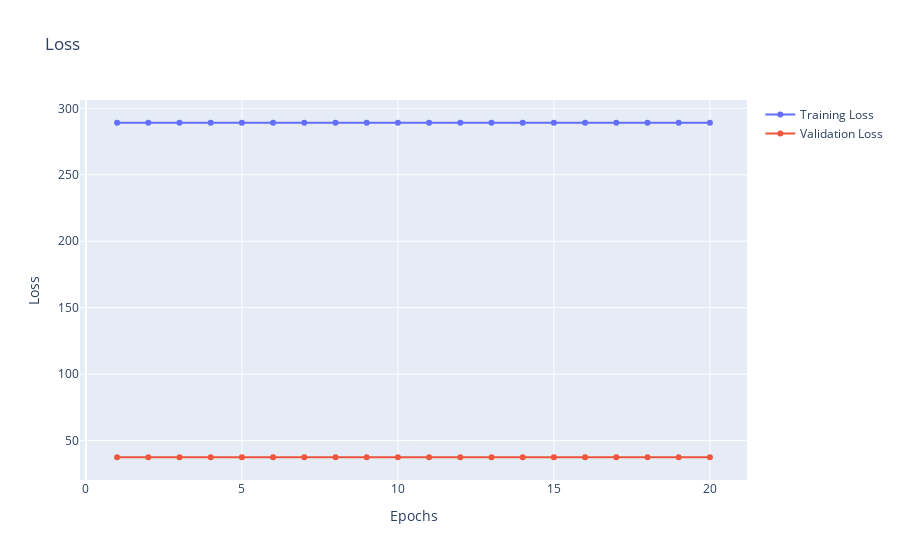

This figure's notebook cell:
### Markdown cell above
#### Visualising Training Results

### Code cell
b_cls_trainer.mm.get_metric_chart("loss")

### Figure 1 — Plotly figure (JSON) as saved in the notebook; plotly's stock layout.template omitted (floating-point values rounded to 4 significant figures)
{"data": [{"mode": "lines+markers", "name": "Training Loss", "text": "", "type": "scatter", "x": [1, 2, 3, 4, 5, 6, 7, 8, 9, 10, 11, 12, 13, 14, 15, 16, 17, 18, 19, 20], "y": [289.1, 289.1, 289.1, 289.1, 289.1, 289.1, 289.1, 289.1, 289.1, 289.1, 289.1, 289.1, 289.1, 289.1, 289.1, 289.1, 289.1, 289.1, 289.1, 289.1]}, {"mode": "lines+markers", "name": "Validation Loss", "text": "", "type": "scatter", "x": [1, 2, 3, 4, 5, 6, 7, 8, 9, 10, 11, 12, 13, 14, 15, 16, 17, 18, 19, 20], "y": [37.5, 37.5, 37.5, 37.5, 37.5, 37.5, 37.5, 37.5, 37.5, 37.5, 37.5, 37.5, 37.5, 37.5, 37.5, 37.5, 37.5, 37.5, 37.5, 37.5]}], "layout": {"title": {"text": "Loss"}, "xaxis": {"title": {"text": "Epochs"}}, "yaxis": {"title": {"text": "Loss"}}}}
